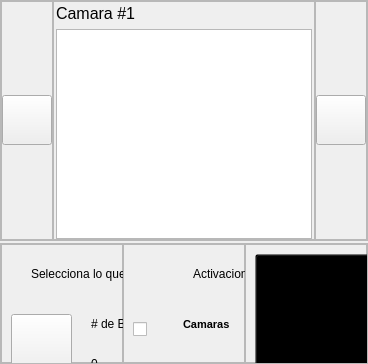
            <widget class="QWidget" name="page">
             <layout class="QVBoxLayout" name="verticalLayout_2" stretch="2,1">
              <property name="spacing">
               <number>2</number>
              </property>
              <property name="leftMargin">
               <number>0</number>
              </property>
              <property name="topMargin">
               <number>0</number>
              </property>
              <property name="rightMargin">
               <number>0</number>
              </property>
              <property name="bottomMargin">
               <number>0</number>
              </property>
              <item>
               <widget class="QFrame" name="frame_3">
                <property name="maximumSize">
                 <size>
                  <width>16777215</width>
                  <height>380</height>
                 </size>
                </property>
                <property name="frameShape">
                 <enum>QFrame::Shape::StyledPanel</enum>
                </property>
                <property name="frameShadow">
                 <enum>QFrame::Shadow::Raised</enum>
                </property>
                <layout class="QHBoxLayout" name="horizontalLayout_5" stretch="1,12,1">
                 <property name="spacing">
                  <number>0</number>
                 </property>
                 <property name="leftMargin">
                  <number>0</number>
                 </property>
                 <property name="topMargin">
                  <number>0</number>
                 </property>
                 <property name="rightMargin">
                  <number>0</number>
                 </property>
                 <property name="bottomMargin">
                  <number>0</number>
                 </property>
                 <item>
                  <widget class="QFrame" name="frame_izquierdo">
                   <property name="maximumSize">
                    <size>
                     <width>62</width>
                     <height>16777215</height>
                    </size>
                   </property>
                   <property name="layoutDirection">
                    <enum>Qt::LayoutDirection::RightToLeft</enum>
                   </property>
                   <property name="frameShape">
                    <enum>QFrame::Shape::StyledPanel</enum>
                   </property>
                   <property name="frameShadow">
                    <enum>QFrame::Shadow::Raised</enum>
                   </property>
                   <layout class="QVBoxLayout" name="verticalLayout_5">
                    <property name="spacing">
                     <number>0</number>
                    </property>
                    <property name="leftMargin">
                     <number>0</number>
                    </property>
                    <property name="topMargin">
                     <number>0</number>
                    </property>
                    <property name="rightMargin">
                     <number>0</number>
                    </property>
                    <property name="bottomMargin">
                     <number>0</number>
                    </property>
                    <item>
                     <spacer name="verticalSpacer">
                      <property name="orientation">
                       <enum>Qt::Orientation::Vertical</enum>
                      </property>
                      <property name="sizeHint" stdset="0">
                       <size>
                        <width>20</width>
                        <height>153</height>
                       </size>
                      </property>
                     </spacer>
                    </item>
                    <item>
                     <widget class="QPushButton" name="PB_left">
                      <property name="minimumSize">
                       <size>
                        <width>50</width>
                        <height>50</height>
                       </size>
                      </property>
                      <property name="maximumSize">
                       <size>
                        <width>62</width>
                        <height>62</height>
                       </size>
                      </property>
                      <property name="cursor">
                       <cursorShape>PointingHandCursor</cursorShape>
                      </property>
                      <property name="layoutDirection">
                       <enum>Qt::LayoutDirection::LeftToRight</enum>
                      </property>
                      <property name="text">
                       <string/>
                      </property>
                      <property name="icon">
                       <iconset>
                        <normaloff>icons/flecha_izquierda.png</normaloff>icons/flecha_izquierda.png</iconset>
                      </property>
                     </widget>
                    </item>
                    <item>
                     <spacer name="verticalSpacer_2">
                      <property name="orientation">
                       <enum>Qt::Orientation::Vertical</enum>
                      </property>
                      <property name="sizeHint" stdset="0">
                       <size>
                        <width>20</width>
                        <height>153</height>
                       </size>
                      </property>
                     </spacer>
                    </item>
                   </layout>
                  </widget>
                 </item>
                 <item>
                  <widget class="QFrame" name="frame_7">
                   <property name="frameShape">
                    <enum>QFrame::Shape::StyledPanel</enum>
                   </property>
                   <property name="frameShadow">
                    <enum>QFrame::Shadow::Raised</enum>
                   </property>
                   <layout class="QVBoxLayout" name="video_area">
                    <property name="leftMargin">
                     <number>2</number>
                    </property>
                    <property name="topMargin">
                     <number>2</number>
                    </property>
                    <property name="rightMargin">
                     <number>2</number>
                    </property>
                    <property name="bottomMargin">
                     <number>0</number>
                    </property>
                    <item>
                     <widget class="QLabel" name="label">
                      <property name="font">
                       <font>
                        <pointsize>12</pointsize>
                       </font>
                      </property>
                      <property name="text">
                       <string>Camara #1</string>
                      </property>
                     </widget>
                    </item>
                    <item>
                     <widget class="QGraphicsView" name="graphicsView"/>
                    </item>
                   </layout>
                  </widget>
                 </item>
                 <item>
                  <widget class="QFrame" name="frame_derecho">
                   <property name="maximumSize">
                    <size>
                     <width>62</width>
                     <height>16777215</height>
                    </size>
                   </property>
                   <property name="frameShape">
                    <enum>QFrame::Shape::StyledPanel</enum>
                   </property>
                   <property name="frameShadow">
                    <enum>QFrame::Shadow::Raised</enum>
                   </property>
                   <layout class="QVBoxLayout" name="verticalLayout_6">
                    <property name="spacing">
                     <number>0</number>
                    </property>
                    <property name="leftMargin">
                     <number>0</number>
                    </property>
                    <property name="topMargin">
                     <number>0</number>
                    </property>
                    <property name="rightMargin">
                     <number>0</number>
                    </property>
                    <property name="bottomMargin">
                     <number>0</number>
                    </property>
                    <item>
                     <spacer name="verticalSpacer_3">
                      <property name="orientation">
                       <enum>Qt::Orientation::Vertical</enum>
                      </property>
                      <property name="sizeHint" stdset="0">
                       <size>
                        <width>20</width>
                        <height>153</height>
                       </size>
                      </property>
                     </spacer>
                    </item>
                    <item>
                     <widget class="QPushButton" name="PB_right">
                      <property name="minimumSize">
                       <size>
                        <width>50</width>
                        <height>50</height>
                       </size>
                      </property>
                      <property name="maximumSize">
                       <size>
                        <width>62</width>
                        <height>62</height>
                       </size>
                      </property>
                      <property name="cursor">
                       <cursorShape>PointingHandCursor</cursorShape>
                      </property>
                      <property name="text">
                       <string/>
                      </property>
                      <property name="icon">
                       <iconset>
                        <normaloff>icons/flecha_derecha.png</normaloff>icons/flecha_derecha.png</iconset>
                      </property>
                     </widget>
                    </item>
                    <item>
                     <spacer name="verticalSpacer_4">
                      <property name="orientation">
                       <enum>Qt::Orientation::Vertical</enum>
                      </property>
                      <property name="sizeHint" stdset="0">
                       <size>
                        <width>20</width>
                        <height>153</height>
                       </size>
                      </property>
                     </spacer>
                    </item>
                   </layout>
                  </widget>
                 </item>
                </layout>
               </widget>
              </item>
              <item>
               <widget class="QFrame" name="frame_5">
                <property name="frameShape">
                 <enum>QFrame::Shape::StyledPanel</enum>
                </property>
                <property name="frameShadow">
                 <enum>QFrame::Shadow::Raised</enum>
                </property>
                <layout class="QHBoxLayout" name="horizontalLayout_7">
                 <property name="spacing">
                  <number>0</number>
                 </property>
                 <property name="leftMargin">
                  <number>0</number>
                 </property>
                 <property name="topMargin">
                  <number>0</number>
                 </property>
                 <property name="rightMargin">
                  <number>0</number>
                 </property>
                 <property name="bottomMargin">
                  <number>0</number>
                 </property>
                 <item>
                  <widget class="QFrame" name="frame_22">
                   <property name="frameShape">
                    <enum>QFrame::Shape::StyledPanel</enum>
                   </property>
                   <property name="frameShadow">
                    <enum>QFrame::Shadow::Raised</enum>
                   </property>
                   <widget class="QLabel" name="label_8">
                    <property name="geometry">
                     <rect>
                      <x>30</x>
                      <y>20</y>
                      <width>241</width>
                      <height>20</height>
                     </rect>
                    </property>
                    <property name="text">
                     <string>Selecciona lo que quieres procesar</string>
                    </property>
                   </widget>
                   <widget class="QLabel" name="label_11">
                    <property name="geometry">
                     <rect>
                      <x>90</x>
                      <y>110</y>
                      <width>91</width>
                      <height>20</height>
                     </rect>
                    </property>
                    <property name="text">
                     <string>0</string>
                    </property>
                   </widget>
                   <widget class="QPushButton" name="PB_caja">
                    <property name="geometry">
                     <rect>
                      <x>10</x>
                      <y>150</y>
                      <width>61</width>
                      <height>61</height>
                     </rect>
                    </property>
                    <property name="text">
                     <string/>
                    </property>
                    <property name="icon">
                     <iconset>
                      <normaloff>icons/Caja.png</normaloff>icons/Caja.png</iconset>
                    </property>
                    <property name="iconSize">
                     <size>
                      <width>50</width>
                      <height>50</height>
                     </size>
                    </property>
                   </widget>
                   <widget class="QLabel" name="label_9">
                    <property name="geometry">
                     <rect>
                      <x>90</x>
                      <y>70</y>
                      <width>111</width>
                      <height>20</height>
                     </rect>
                    </property>
                    <property name="text">
                     <string># de Betas:</string>
                    </property>
                   </widget>
                   <widget class="QPushButton" name="PB_beta">
                    <property name="geometry">
                     <rect>
                      <x>10</x>
                      <y>70</y>
                      <width>61</width>
                      <height>61</height>
                     </rect>
                    </property>
                    <property name="cursor">
                     <cursorShape>PointingHandCursor</cursorShape>
                    </property>
                    <property name="text">
                     <string/>
                    </property>
                    <property name="icon">
                     <iconset>
                      <normaloff>icons/Beta.png</normaloff>icons/Beta.png</iconset>
                    </property>
                    <property name="iconSize">
                     <size>
                      <width>50</width>
                      <height>50</height>
                     </size>
                    </property>
                   </widget>
                   <widget class="QLabel" name="label_10">
                    <property name="geometry">
                     <rect>
                      <x>90</x>
                      <y>150</y>
                      <width>111</width>
                      <height>20</height>
                     </rect>
                    </property>
                    <property name="text">
                     <string># de Cajas:</string>
                    </property>
                   </widget>
                   <widget class="QLabel" name="label_12">
                    <property name="geometry">
                     <rect>
                      <x>90</x>
                      <y>190</y>
                      <width>91</width>
                      <height>20</height>
                     </rect>
                    </property>
                    <property name="text">
                     <string>0</string>
                    </property>
                   </widget>
                  </widget>
                 </item>
                 <item>
                  <widget class="QFrame" name="frame_20">
                   <property name="frameShape">
                    <enum>QFrame::Shape::StyledPanel</enum>
                   </property>
                   <property name="frameShadow">
                    <enum>QFrame::Shadow::Raised</enum>
                   </property>
                   <widget class="QCheckBox" name="checkBox_3">
                    <property name="geometry">
                     <rect>
                      <x>10</x>
                      <y>180</y>
                      <width>121</width>
                      <height>40</height>
                     </rect>
                    </property>
                    <property name="cursor">
                     <cursorShape>PointingHandCursor</cursorShape>
                    </property>
                    <property name="text">
                     <string/>
                    </property>
                   </widget>
                   <widget class="QCheckBox" name="CB_Camaras">
                    <property name="geometry">
                     <rect>
                      <x>10</x>
                      <y>60</y>
                      <width>121</width>
                      <height>50</height>
                     </rect>
                    </property>
                    <property name="cursor">
                     <cursorShape>PointingHandCursor</cursorShape>
                    </property>
                    <property name="text">
                     <string/>
                    </property>
                   </widget>
                   <widget class="QCheckBox" name="cb_valves">
                    <property name="geometry">
                     <rect>
                      <x>10</x>
                      <y>120</y>
                      <width>121</width>
                      <height>40</height>
                     </rect>
                    </property>
                    <property name="font">
                     <font>
                      <bold>false</bold>
                     </font>
                    </property>
                    <property name="cursor">
                     <cursorShape>PointingHandCursor</cursorShape>
                    </property>
                    <property name="text">
                     <string/>
                    </property>
                   </widget>
                   <widget class="QCheckBox" name="checkBox_4">
                    <property name="geometry">
                     <rect>
                      <x>140</x>
                      <y>60</y>
                      <width>121</width>
                      <height>40</height>
                     </rect>
                    </property>
                    <property name="cursor">
                     <cursorShape>PointingHandCursor</cursorShape>
                    </property>
                    <property name="text">
                     <string/>
                    </property>
                   </widget>
                   <widget class="QCheckBox" name="checkBox_6">
                    <property name="geometry">
                     <rect>
                      <x>140</x>
                      <y>180</y>
                      <width>121</width>
                      <height>40</height>
                     </rect>
                    </property>
                    <property name="cursor">
                     <cursorShape>PointingHandCursor</cursorShape>
                    </property>
                    <property name="text">
                     <string/>
                    </property>
                   </widget>
                   <widget class="QCheckBox" name="checkBox_5">
                    <property name="geometry">
                     <rect>
                      <x>140</x>
                      <y>120</y>
                      <width>121</width>
                      <height>40</height>
                     </rect>
                    </property>
                    <property name="cursor">
                     <cursorShape>PointingHandCursor</cursorShape>
                    </property>
                    <property name="text">
                     <string/>
                    </property>
                   </widget>
                   <widget class="QLabel" name="label_13">
                    <property name="geometry">
                     <rect>
                      <x>70</x>
                      <y>20</y>
                      <width>171</width>
                      <height>20</height>
                     </rect>
                    </property>
                    <property name="text">
                     <string>Activaciones Individuales</string>
                    </property>
                   </widget>
                   <widget class="QLabel" name="label_14">
                    <property name="geometry">
                     <rect>
                      <x>60</x>
                      <y>70</y>
                      <width>51</width>
                      <height>20</height>
                     </rect>
                    </property>
                    <property name="font">
                     <font>
                      <pointsize>8</pointsize>
                      <bold>true</bold>
                     </font>
                    </property>
                    <property name="styleSheet">
                     <string notr="true">color: black;</string>
                    </property>
                    <property name="text">
                     <string>Camaras</string>
                    </property>
                   </widget>
                   <widget class="QLabel" name="label_15">
                    <property name="geometry">
                     <rect>
                      <x>60</x>
                      <y>130</y>
                      <width>51</width>
                      <height>20</height>
                     </rect>
                    </property>
                    <property name="font">
                     <font>
                      <pointsize>7</pointsize>
                      <bold>true</bold>
                     </font>
                    </property>
                    <property name="styleSheet">
                     <string notr="true">color: black;</string>
                    </property>
                    <property name="text">
                     <string>Valvulas</string>
                    </property>
                   </widget>
                   <widget class="QLabel" name="label_16">
                    <property name="geometry">
                     <rect>
                      <x>60</x>
                      <y>190</y>
                      <width>41</width>
                      <height>20</height>
                     </rect>
                    </property>
                    <property name="font">
                     <font>
                      <pointsize>8</pointsize>
                      <bold>true</bold>
                     </font>
                    </property>
                    <property name="styleSheet">
                     <string notr="true">color: black;</string>
                    </property>
                    <property name="text">
                     <string>Banda</string>
                    </property>
                   </widget>
                   <widget class="QLabel" name="label_21">
                    <property name="geometry">
                     <rect>
                      <x>190</x>
                      <y>70</y>
                      <width>51</width>
                      <height>20</height>
                     </rect>
                    </property>
                    <property name="font">
                     <font>
                      <pointsize>8</pointsize>
                      <bold>true</bold>
                     </font>
                    </property>
                    <property name="styleSheet">
                     <string notr="true">color: black;</string>
                    </property>
                    <property name="text">
                     <string>Saranda</string>
                    </property>
                   </widget>
                   <widget class="QLabel" name="label_22">
                    <property name="geometry">
                     <rect>
                      <x>190</x>
                      <y>130</y>
                      <width>61</width>
                      <height>20</height>
                     </rect>
                    </property>
                    <property name="font">
                     <font>
                      <pointsize>7</pointsize>
                      <bold>true</bold>
                     </font>
                    </property>
                    <property name="styleSheet">
                     <string notr="true">color: black;</string>
                    </property>
                    <property name="text">
                     <string>Alimentad</string>
                    </property>
                   </widget>
                   <widget class="QLabel" name="label_23">
                    <property name="geometry">
                     <rect>
                      <x>190</x>
                      <y>190</y>
                      <width>51</width>
                      <height>20</height>
                     </rect>
                    </property>
                    <property name="font">
                     <font>
                      <pointsize>8</pointsize>
                      <bold>true</bold>
                     </font>
                    </property>
                    <property name="styleSheet">
                     <string notr="true">color: black;</string>
                    </property>
                    <property name="text">
                     <string>Rampa</string>
                    </property>
                   </widget>
                  </widget>
                 </item>
                 <item>
                  <widget class="QFrame" name="frame_21">
                   <property name="frameShape">
                    <enum>QFrame::Shape::StyledPanel</enum>
                   </property>
                   <property name="frameShadow">
                    <enum>QFrame::Shadow::Raised</enum>
                   </property>
                   <widget class="QPushButton" name="PB_EMER">
                    <property name="geometry">
                     <rect>
                      <x>10</x>
                      <y>10</y>
                      <width>251</width>
                      <height>221</height>
                     </rect>
                    </property>
                    <property name="cursor">
                     <cursorShape>PointingHandCursor</cursorShape>
                    </property>
                    <property name="styleSheet">
                     <string notr="true">background-color: transparent;</string>
                    </property>
                    <property name="text">
                     <string/>
                    </property>
                    <property name="icon">
                     <iconset>
                      <normaloff>icons/Start.png</normaloff>icons/Start.png</iconset>
                    </property>
                    <property name="iconSize">
                     <size>
                      <width>200</width>
                      <height>200</height>
                     </size>
                    </property>
                   </widget>
                  </widget>
                 </item>
                </layout>
               </widget>
              </item>
             </layout>
            </widget>
